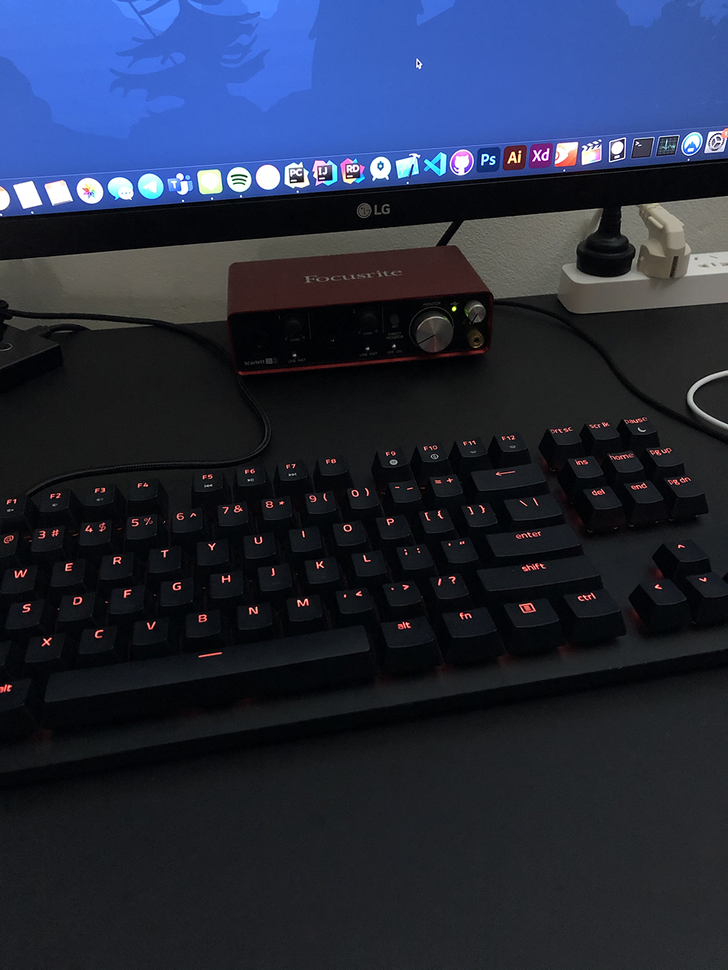
#> input picture Compression/IMG_6059.bmp, 728 x 970 px, shrunk from 1000 x 1333 before the run
$ python Compression.py
#> lines starting #> are read from the running program, lines starting #| are printed output that depends on the picture
import cv2
import numpy as np

bmp_path = './IMG_6059.bmp'
jpeg_path = './IMG_6059.jpg'
jpeg_2000_path = './IMG_6059_2000.jpg'

img = cv2.imread(bmp_path)
#> img is the input picture: shape (970, 728, 3); mean B, G, R 62.7, 43.6, 36.7
cv2.imwrite(jpeg_path, img, [cv2.IMWRITE_JPEG_OPTIMIZE, 9])
cv2.imwrite(jpeg_2000_path, img, [cv2.IMWRITE_JPEG2000_COMPRESSION_X1000, 9])
read_jpeg = cv2.imread(jpeg_path)

result = np.concatenate((img, read_jpeg), axis=1)
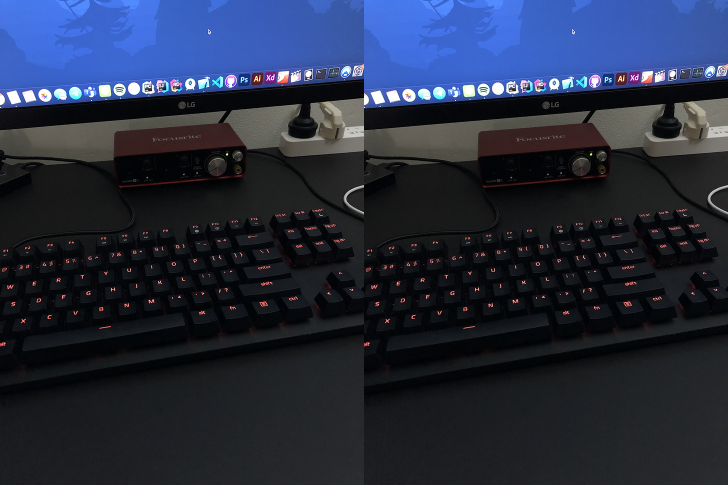
#> result: shape (970, 1456, 3) (shown at 1/2 size); mean B, G, R 62.7, 43.6, 36.7
print(read_jpeg.shape[0])
#| 970
cv2.imshow('BMP & JPEG', result)
print('Finish Compute')
cv2.waitKey(0)
cv2.destroyAllWindows()
